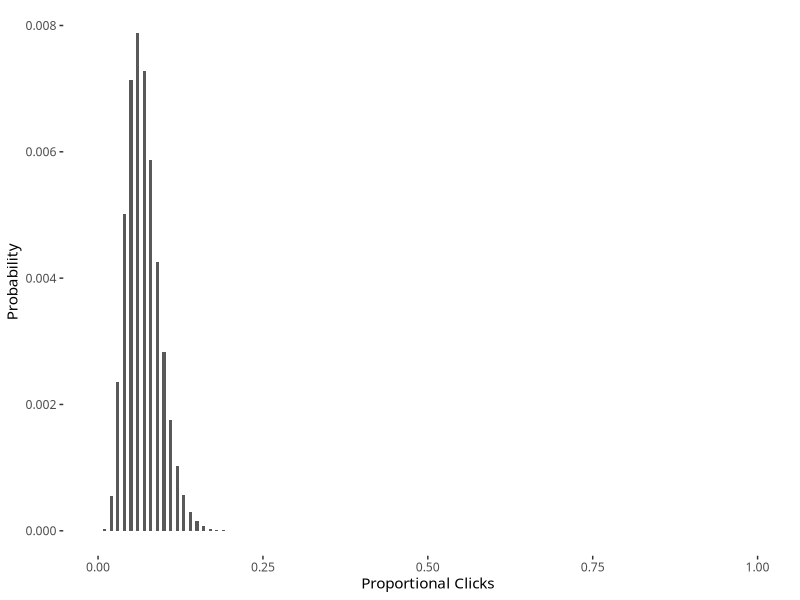

Write R code to recreate this figure.
## ---- chunk 1
library(tidyverse)
library(ggthemes)

# set plot theme
old <- theme_set(theme_tufte() + theme(text = element_text(family = "Menlo")))

# number of ads shown
n_ads_shown <- 100

# parameters: number of visitors & proportional clicks
n_visitors <- seq(0, 100, 1)
prop_clicks <- seq(0, 1, 0.01)
pars <- expand.grid(prop_clicks = prop_clicks, 
                    n_visitors = n_visitors) %>% 
  sample_frac(1L) %>% 
  as_tibble()

# setup joint probability distribution
pars <- pars %>% 
  # assume an uniform distribution
  mutate(prior = dunif(prop_clicks, min = 0, max = .2),
         # calc the likelihood of getting x number of visitors given props click
         likelihood = dbinom(n_visitors, size = n_ads_shown, prob = prop_clicks),
         # probability is thus prior * likelihood
         probs = prior * likelihood, probs = probs / sum(probs))
pars

# update prior based on posterior
pars %>% 
    filter(n_visitors == 6) %>% 
    ggplot(aes(prop_clicks, probs)) + 
    geom_bar(stat = "identity", width = 0.005) + 
    labs(x = "Proportional Clicks", y = "Probability")
